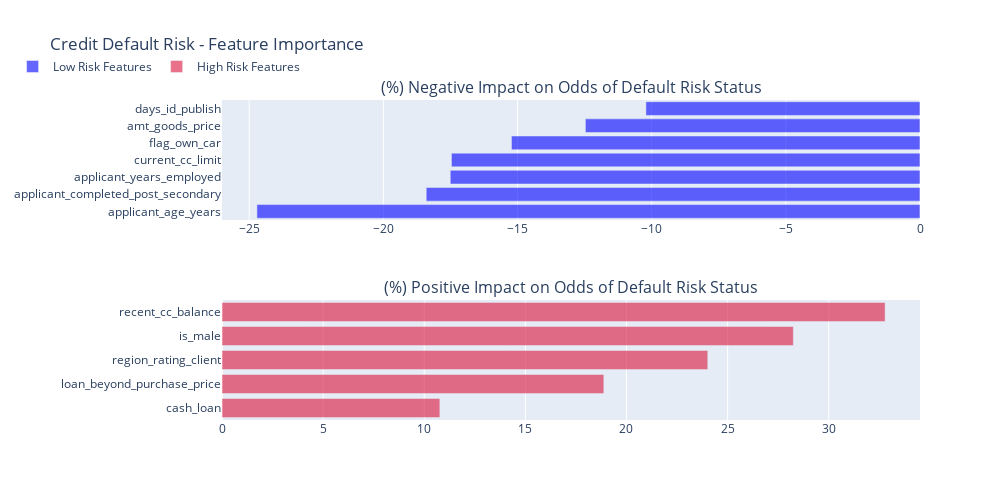

The cell this chart's notebook holds for it:
### Code cell
fig2 = make_subplots(rows=2, cols=1,
                    subplot_titles=("(%) Negative Impact on Odds of Default Risk Status", 
                                    "(%) Positive Impact on Odds of Default Risk Status"))

fig2.add_trace(go.Bar(y=neg_features_df['index'],
                    x=neg_features_df['Coefs'],
                    orientation='h',
                    name='Low Risk Features',
                    marker_color='Blue',
                    opacity=0.6),
                    row=1, col=1)

fig2.add_trace(go.Bar(y=pos_features_df['index'],
                    x=pos_features_df['Coefs'],
                    orientation='h',
                    name='High Risk Features',
                    marker_color='Crimson',
                    opacity=0.6),
                    row=2, col=1)

fig2.update_layout(title_text='Credit Default Risk - Feature Importance',
                  legend_orientation='h',
                  legend=dict(x=-.3, y=1.15),
                  autosize=False,
                  width=1000,
                  height=500)

### Figure 1 — Plotly figure (JSON) as saved in the notebook; plotly's stock layout.template omitted (floating-point values rounded to 4 significant figures)
{"data": [{"marker": {"color": "Blue"}, "name": "Low Risk Features", "opacity": 0.6, "orientation": "h", "type": "bar", "x": [-24.71, -18.4, -17.51, -17.46, -15.23, -12.47, -10.22], "xaxis": "x", "y": ["applicant_age_years", "applicant_completed_post_secondary", "applicant_years_employed", "current_cc_limit", "flag_own_car", "amt_goods_price", "days_id_publish"], "yaxis": "y"}, {"marker": {"color": "Crimson"}, "name": "High Risk Features", "opacity": 0.6, "orientation": "h", "type": "bar", "x": [10.77, 18.88, 24.02, 28.25, 32.79], "xaxis": "x2", "y": ["cash_loan", "loan_beyond_purchase_price", "region_rating_client", "is_male", "recent_cc_balance"], "yaxis": "y2"}], "layout": {"annotations": [{"font": {"size": 16}, "showarrow": false, "text": "(%) Negative Impact on Odds of Default Risk Status", "x": 0.5, "xanchor": "center", "xref": "paper", "y": 1, "yanchor": "bottom", "yref": "paper"}, {"font": {"size": 16}, "showarrow": false, "text": "(%) Positive Impact on Odds of Default Risk Status", "x": 0.5, "xanchor": "center", "xref": "paper", "y": 0.375, "yanchor": "bottom", "yref": "paper"}], "autosize": false, "height": 500, "legend": {"orientation": "h", "x": -0.3, "y": 1.15}, "title": {"text": "Credit Default Risk - Feature Importance"}, "width": 1000, "xaxis": {"anchor": "y", "domain": [0, 1]}, "xaxis2": {"anchor": "y2", "domain": [0, 1]}, "yaxis": {"anchor": "x", "domain": [0.625, 1]}, "yaxis2": {"anchor": "x2", "domain": [0, 0.375]}}}
